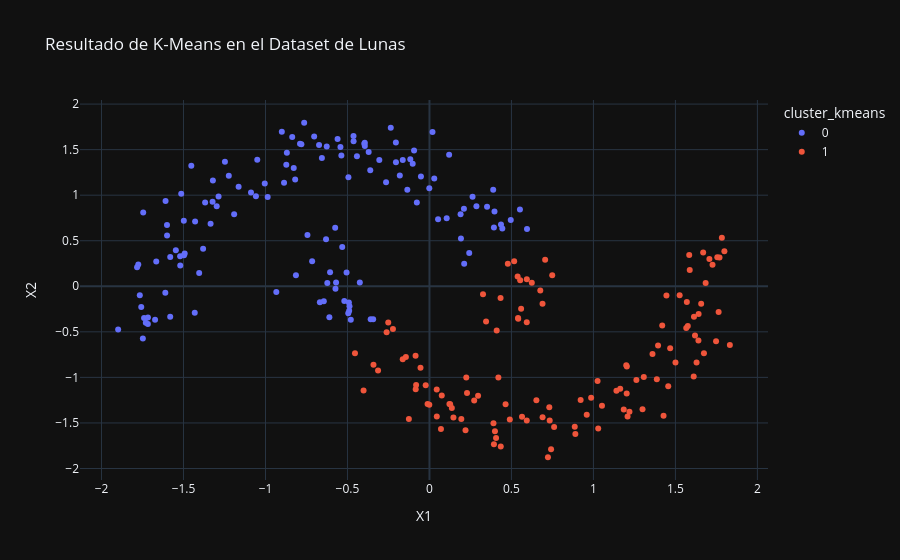

The notebook cell saved with this chart:
### Markdown cell above
### 3.1 El Fracaso de K-Means

### Code cell
# --- 9. Aplicar K-Means a los datos de las lunas ---
kmeans_moons = KMeans(n_clusters=2, n_init=10, random_state=42)
labels_kmeans_moons = kmeans_moons.fit_predict(X_moons_scaled)

df_moons = pd.DataFrame(X_moons_scaled, columns=['X1', 'X2'])
df_moons['cluster_kmeans'] = labels_kmeans_moons.astype(str)

fig = px.scatter(df_moons, x='X1', y='X2', color='cluster_kmeans',
                 title='Resultado de K-Means en el Dataset de Lunas')
fig.show()

### Figure 1 — Plotly figure (JSON) as saved in the notebook; plotly's stock layout.template omitted (floating-point values rounded to 4 significant figures; data arrays with more than 128 entries replaced by an {"elided": "..."} marker saying what was removed)
{"data": [{"hovertemplate": "cluster_kmeans=0<br>X1=%{x}<br>X2=%{y}<extra></extra>", "legendgroup": "0", "marker": {"color": "#636efa", "symbol": "circle"}, "mode": "markers", "name": "0", "orientation": "v", "showlegend": true, "x": {"elided": "131 float values"}, "xaxis": "x", "y": {"elided": "131 float values"}, "yaxis": "y", "type": "scatter"}, {"hovertemplate": "cluster_kmeans=1<br>X1=%{x}<br>X2=%{y}<extra></extra>", "legendgroup": "1", "marker": {"color": "#EF553B", "symbol": "circle"}, "mode": "markers", "name": "1", "orientation": "v", "showlegend": true, "x": [0.6895, 0.1944, 0.9591, 0.4061, 0.624, 1.025, 1.387, 1.619, 1.684, 1.629, 0.6521, 0.1262, 1.799, 0.5645, 0.5933, 0.886, 1.456, 0.7417, 0.4349, -0.3136, 0.3994, 1.394, 0.1217, 1.674, 1.57, 1.307, -0.2514, -0.05468, 1.419, 1.566, -0.1631, 0.2291, 1.755, 0.2244, 1.641, -0.1438, 1.657, 0.5414, 0.7226, 1.764, 0.04468, 1.185, 0.5532, 1.2, 1.204, 0.9219, -0.4019, -0.2227, 1.769, -0.1257, 1.587, 0.3453, 0.5402, -0.4543, 1.584, 0.07008, 0.7332, -0.02298, 0.6759, 1.726, 1.029, -0.3415, 0.5938, 0.2199, 1.445, 1.22, 0.7308, -0.01162, -0.08468, 1.262, 0.2728, 1.428, 0.7602, -0.08146, 0.3904, 0.7486, 1.748, 0.5935, 1.613, -0.0008834, 1.14, 0.41, 0.1461, 1.612, 1.832, 0.7055, 0.3267, 1.299, 0.4336, 0.07505, 1.468, 0.986, 1.64, 1.575, 0.4202, 1.208, 0.8897, 1.669, 1.163, 1.5, 0.1364, 0.4779, 1.203, 0.0442, 1.707, 0.2965, 0.4643, -0.08392, 1.526, 0.5589, -0.2614, 0.6898, 1.36, 1.052, 1.783, 0.5166, 0.49, 0.5376, 0.3931], "xaxis": "x", "y": [-0.1912, -1.457, -1.409, -1.666, 0.03853, -1.04, -1.022, -0.54, 0.03686, -0.836, -1.252, -1.296, 0.3838, -1.433, -0.3942, -1.541, -1.099, -1.789, -1.758, -0.9236, -1.592, -0.6506, -1.292, -0.735, -0.1731, -0.9954, -0.3984, -0.8932, -0.4313, -0.4582, -0.7997, -1.17, 0.3186, -1.0, -0.303, -0.7774, -0.192, -0.3553, -1.877, -0.2822, -1.43, -1.354, 0.06584, -0.8656, -0.8806, -1.247, -1.143, -0.47, 0.3154, -1.457, 0.1798, -0.3868, -0.3484, -0.7364, 0.3423, -1.566, -1.472, -1.086, -0.04695, 0.2361, -1.562, -0.8612, 0.07663, -1.581, -0.1002, -1.377, -1.327, -1.292, -0.7628, -1.029, -1.253, -1.421, -1.545, -1.083, -1.503, 0.12, -0.6034, -1.472, -0.3347, -1.302, -1.147, -0.4854, -1.439, -0.9906, -0.6453, 0.2912, -0.08783, -1.349, -0.128, -1.199, -0.6802, -1.223, -0.595, -0.4356, -1.001, -1.43, -1.621, 0.3712, -1.124, -0.837, -1.337, 0.2478, -1.177, -1.134, 0.2996, -1.202, -1.294, -1.13, -0.09959, -0.2455, -0.5047, -1.438, -0.7421, -1.31, 0.5332, 0.2747, -1.462, 0.1086, -1.734], "yaxis": "y", "type": "scatter"}], "layout": {"xaxis": {"anchor": "y", "domain": [0.0, 1.0], "title": {"text": "X1"}}, "yaxis": {"anchor": "x", "domain": [0.0, 1.0], "title": {"text": "X2"}}, "legend": {"title": {"text": "cluster_kmeans"}, "tracegroupgap": 0}, "title": {"text": "Resultado de K-Means en el Dataset de Lunas"}}}
